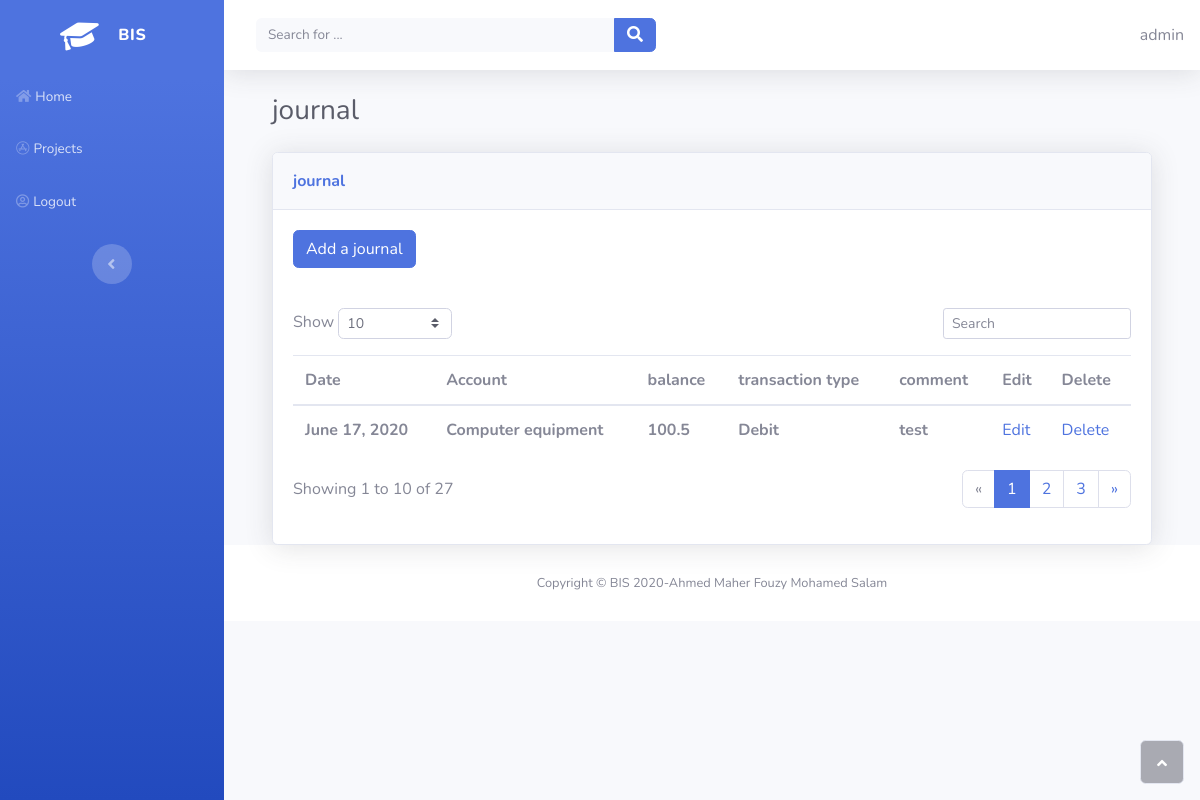
Page /sole_proprietorship/journal (signed in) on the earlier database version.
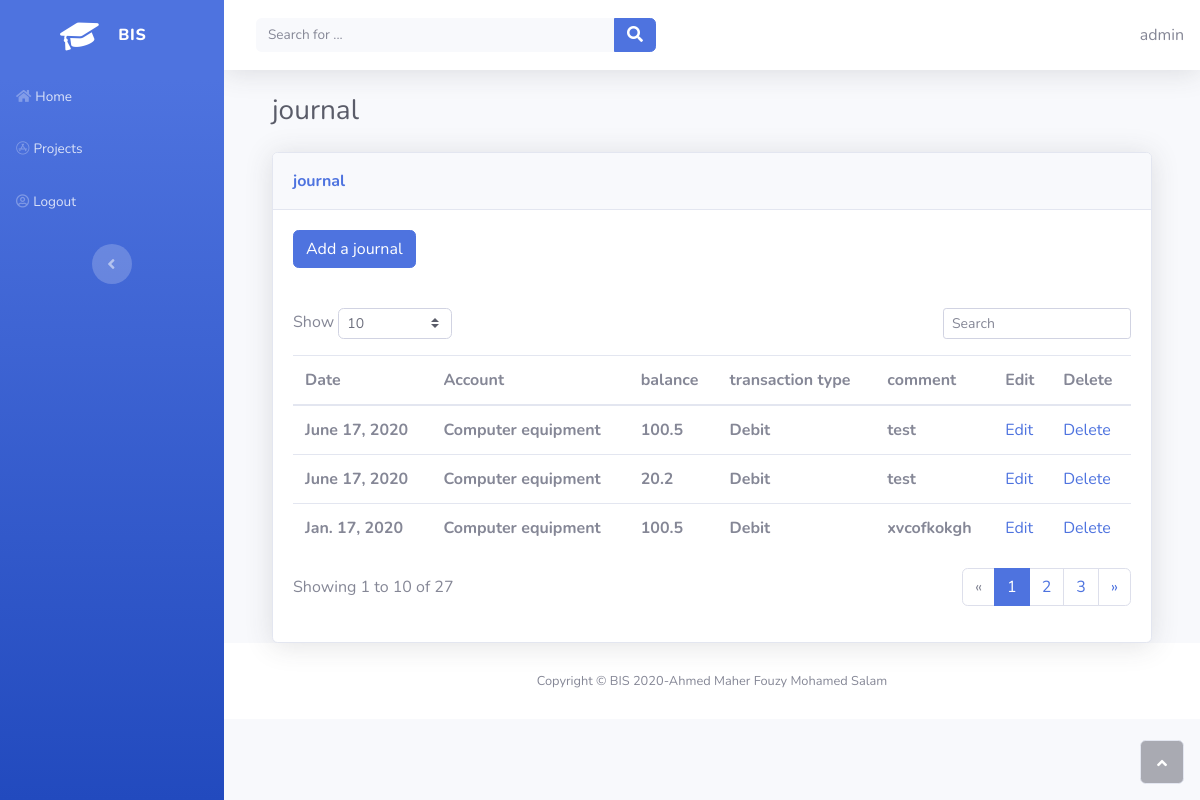
Same page on the later database version.
### sole_proprietorship/models.py (models this page shows, shortened)
class Journal(models.Model):
    owner = models.ForeignKey(settings.AUTH_USER_MODEL, on_delete=models.CASCADE)
    account = models.ForeignKey(Accounts, on_delete=models.CASCADE)
    date = models.DateField()
    balance = models.FloatField()
    transaction_type = models.CharField(
        max_length=7,
        choices= [
            ("Debit" , "Debit") ,
            ("Credit" , "Credit")
        ],
        default= "Debit",
    )
    comment = models.CharField(max_length=1500 , null= True , blank=True)

class Accounts(models.Model):
    owner = models.ForeignKey(settings.AUTH_USER_MODEL, on_delete=models.CASCADE)
    account = models.CharField(max_length = 250)
    normal_balance = models.CharField(
        max_length=7,
        choices= [
            ("Debit" , "Debit") ,
            ("Credit" , "Credit")
        ],
        default= "Debit",
    )
    account_type = models.CharField(
        max_length = 50,
        choices = [
            ("Assest" , "Assest"),
            ("Investment" , "Investment"),
            ("liabilities" , "liabilities"),
            ("Revenue" , "Revenue"),
            ("Expenses" , "Expenses"),
            ("Drawings", "Drawings")
        ] ,
        default = "Assest"
    )
    def __str__(self):
        return self.account

### sole_proprietorship/views.py (the view)
# urls.py: path('/journal', views.JournalListView.as_view(), name='journal_all'),
class JournalListView(OwnerListView):
    model = Journal

### sole_proprietorship/owner.py (called while the page is built)
    def get_queryset(self):
        qs = super(OwnerListView, self).get_queryset()
        return qs.filter(owner=self.request.user)

### sole_proprietorship/templates/sole_proprietorship/journal_list.html (shortened to what the changed rows need)
{% extends "home/base.html" %}
{% block content %}
   <div class="container-fluid">
    <div class="card shadow">
        <div class="card-body">
            <div class="table-responsive table mt-2" id="dataTable" role="grid" aria-describedby="dataTable_info">
                <table class="table my-0" id="dataTable">
                    <thead>
                        <tr>
                            <th>Date</th>
                            <th>Account</th>
                            <th>balance</th>
                            <th>transaction type</th>
                            <th>comment</th>
                            <th>Edit</th>
                            <th>Delete</th>
                        </tr>
                    </thead>
                    <tfoot>
                          {% if journal_list %}
                            {% for journal in journal_list %}
                            <tr>
                            <td><strong>{{ journal.date}}</strong></td>
                            <td><strong>{{ journal.account}}</strong></td>
                            <td><strong>{{ journal.balance}}</strong></td>
                            <td><strong>{{ journal.transaction_type}}</strong></td>
                            <td><strong>{{ journal.comment}}</strong></td>
                                  {% if journal.owner == user %}
                                  <td><a href="{% url 'sole_proprietorship:journal_update' journal.id %}">Edit</a> </td>
                                  <td><a href="{% url 'sole_proprietorship:journal_delete' journal.id %}">Delete</a></td>
                                  {% endif %}
                            </tr>
                            {% endfor %}
                          {% else %}
                            <p>There are no accounts in the database.</p>
                          {% endif %}
                    </tfoot>
                </table>
            </div>
        </div>
    </div>
{% endblock %}

Differences in the rows shown:
added Journal: date "June 17, 2020", account "Computer equipment", balance "20.2", transaction_type "Debit", comment "test", shows "Edit"
added Journal: date "Jan. 17, 2020", account "Computer equipment", balance "100.5", transaction_type "Debit", comment "xvcofkokgh", shows "Edit"
